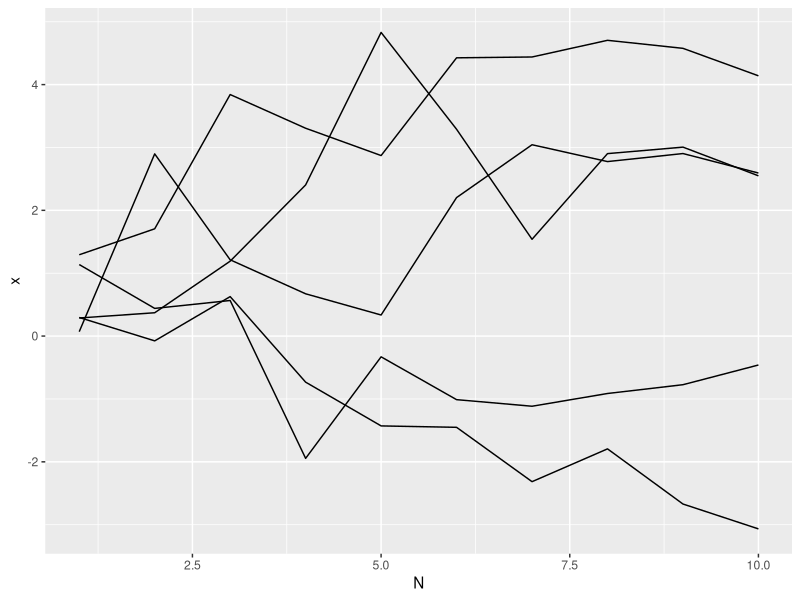

The R script that drew this image:
library(ggplot2)

setwd("~/git/tyche/ma")

rm(list = ls())

N = 10
k = 5

z = matrix(rnorm(N * k), ncol = k)
x = apply(z, 2, cumsum)

plot.df = data.frame(x = c(x),
                     group = rep(1:k, each = N),
                     N = rep(1:N, times = k))
ggplot(plot.df, aes(N, x)) + geom_line(aes(group = group))
